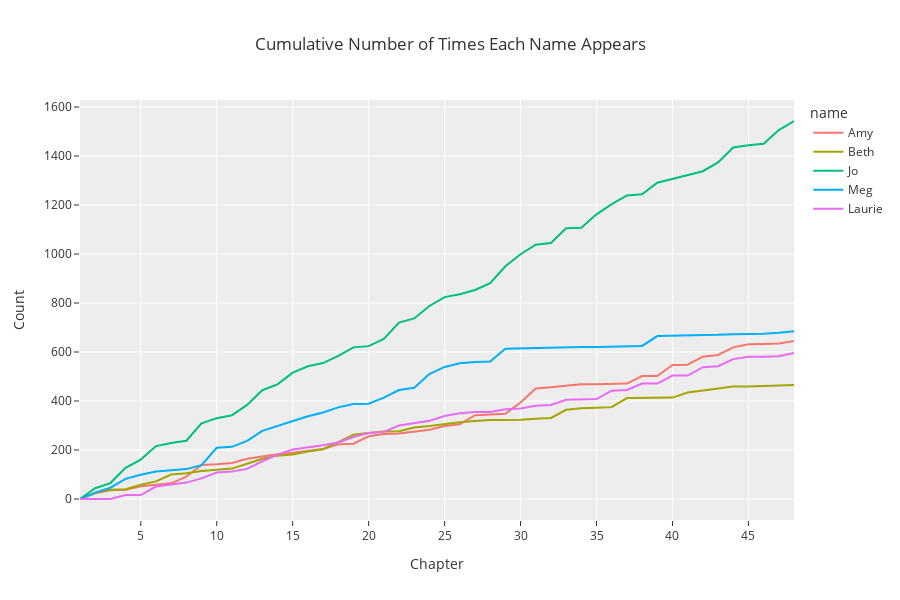

The cell this chart's notebook holds for it:
### Code cell
# Putting it all together, we get a helpful visualization.
cumulative_counts_df = cumulative_counts.drop(columns=['Chapter']).melt().rename(columns={'variable': 'name', 'value': 'Count'})
cumulative_counts_df = cumulative_counts_df.assign(Chapter=list(range(1, 49)) * 5)
px.line(cumulative_counts_df, x='Chapter', y='Count', color='name', width=900, height=600, title='Cumulative Number of Times Each Name Appears', template='ggplot2').show()

### Figure 1 — Plotly figure (JSON) as saved in the notebook; plotly's stock layout.template omitted (floating-point values rounded to 4 significant figures)
{"data": [{"hovertemplate": "name=Amy<br>Chapter=%{x}<br>Count=%{y}<extra></extra>", "legendgroup": "Amy", "line": {"color": "#F8766D", "dash": "solid"}, "marker": {"symbol": "circle"}, "mode": "lines", "name": "Amy", "orientation": "v", "showlegend": true, "type": "scatter", "x": [1, 2, 3, 4, 5, 6, 7, 8, 9, 10, 11, 12, 13, 14, 15, 16, 17, 18, 19, 20, 21, 22, 23, 24, 25, 26, 27, 28, 29, 30, 31, 32, 33, 34, 35, 36, 37, 38, 39, 40, 41, 42, 43, 44, 45, 46, 47, 48], "xaxis": "x", "y": [0, 23, 36, 38, 52, 58, 64, 91, 139, 142, 147, 164, 175, 183, 189, 197, 204, 223, 226, 256, 265, 267, 276, 283, 298, 305, 342, 345, 348, 394, 451, 456, 463, 468, 468, 468, 471, 502, 502, 547, 548, 581, 588, 619, 632, 633, 635, 645], "yaxis": "y"}, {"hovertemplate": "name=Beth<br>Chapter=%{x}<br>Count=%{y}<extra></extra>", "legendgroup": "Beth", "line": {"color": "#A3A500", "dash": "solid"}, "marker": {"symbol": "circle"}, "mode": "lines", "name": "Beth", "orientation": "v", "showlegend": true, "type": "scatter", "x": [1, 2, 3, 4, 5, 6, 7, 8, 9, 10, 11, 12, 13, 14, 15, 16, 17, 18, 19, 20, 21, 22, 23, 24, 25, 26, 27, 28, 29, 30, 31, 32, 33, 34, 35, 36, 37, 38, 39, 40, 41, 42, 43, 44, 45, 46, 47, 48], "xaxis": "x", "y": [0, 26, 38, 40, 58, 72, 100, 105, 114, 119, 124, 144, 164, 177, 182, 194, 203, 232, 262, 269, 276, 277, 292, 298, 307, 313, 318, 322, 322, 323, 328, 331, 364, 370, 372, 375, 412, 413, 413, 414, 435, 442, 451, 459, 459, 461, 462, 465], "yaxis": "y"}, {"hovertemplate": "name=Jo<br>Chapter=%{x}<br>Count=%{y}<extra></extra>", "legendgroup": "Jo", "line": {"color": "#00BF7D", "dash": "solid"}, "marker": {"symbol": "circle"}, "mode": "lines", "name": "Jo", "orientation": "v", "showlegend": true, "type": "scatter", "x": [1, 2, 3, 4, 5, 6, 7, 8, 9, 10, 11, 12, 13, 14, 15, 16, 17, 18, 19, 20, 21, 22, 23, 24, 25, 26, 27, 28, 29, 30, 31, 32, 33, 34, 35, 36, 37, 38, 39, 40, 41, 42, 43, 44, 45, 46, 47, 48], "xaxis": "x", "y": [0, 44, 65, 127, 161, 216, 229, 238, 309, 330, 342, 384, 444, 468, 516, 542, 555, 584, 619, 624, 653, 720, 737, 788, 824, 836, 853, 881, 950, 999, 1038, 1045, 1105, 1107, 1162, 1204, 1239, 1244, 1291, 1306, 1321, 1338, 1374, 1435, 1444, 1450, 1506, 1543], "yaxis": "y"}, {"hovertemplate": "name=Meg<br>Chapter=%{x}<br>Count=%{y}<extra></extra>", "legendgroup": "Meg", "line": {"color": "#00B0F6", "dash": "solid"}, "marker": {"symbol": "circle"}, "mode": "lines", "name": "Meg", "orientation": "v", "showlegend": true, "type": "scatter", "x": [1, 2, 3, 4, 5, 6, 7, 8, 9, 10, 11, 12, 13, 14, 15, 16, 17, 18, 19, 20, 21, 22, 23, 24, 25, 26, 27, 28, 29, 30, 31, 32, 33, 34, 35, 36, 37, 38, 39, 40, 41, 42, 43, 44, 45, 46, 47, 48], "xaxis": "x", "y": [0, 26, 46, 82, 99, 112, 117, 122, 138, 209, 213, 237, 278, 299, 320, 338, 353, 374, 388, 389, 414, 445, 454, 510, 539, 554, 559, 561, 613, 615, 615, 616, 619, 620, 620, 622, 625, 625, 665, 666, 667, 667, 670, 673, 673, 675, 679, 685], "yaxis": "y"}, {"hovertemplate": "name=Laurie<br>Chapter=%{x}<br>Count=%{y}<extra></extra>", "legendgroup": "Laurie", "line": {"color": "#E76BF3", "dash": "solid"}, "marker": {"symbol": "circle"}, "mode": "lines", "name": "Laurie", "orientation": "v", "showlegend": true, "type": "scatter", "x": [1, 2, 3, 4, 5, 6, 7, 8, 9, 10, 11, 12, 13, 14, 15, 16, 17, 18, 19, 20, 21, 22, 23, 24, 25, 26, 27, 28, 29, 30, 31, 32, 33, 34, 35, 36, 37, 38, 39, 40, 41, 42, 43, 44, 45, 46, 47, 48], "xaxis": "x", "y": [0, 0, 0, 16, 16, 51, 60, 67, 84, 108, 112, 123, 154, 181, 202, 210, 219, 231, 253, 269, 274, 300, 308, 319, 339, 350, 355, 355, 366, 369, 381, 384, 405, 406, 408, 442, 445, 471, 471, 504, 504, 538, 542, 571, 581, 581, 583, 596], "yaxis": "y"}], "layout": {"height": 600, "legend": {"title": {"text": "name"}, "tracegroupgap": 0}, "title": {"text": "Cumulative Number of Times Each Name Appears"}, "width": 900, "xaxis": {"anchor": "y", "domain": [0, 1], "title": {"text": "Chapter"}}, "yaxis": {"anchor": "x", "domain": [0, 1], "title": {"text": "Count"}}}}
